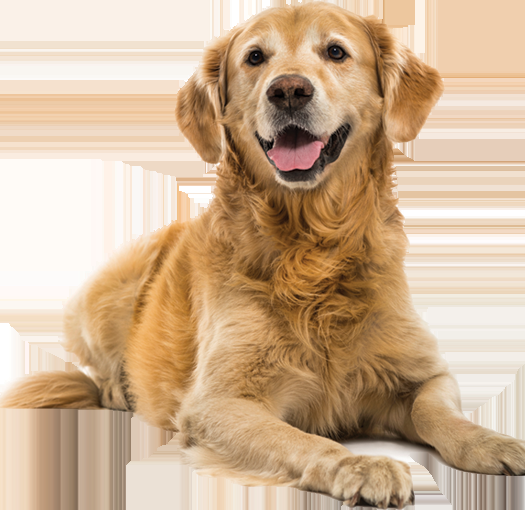
#> input picture pysim/Images/dog.png, 525 x 510 px
$ jupyter execute --allow-errors irs.ipynb
#> lines starting #> are read from the running program, lines starting #| are printed output that depends on the picture
[cell 1]
import numpy as np
import matplotlib.pyplot as plt
from scipy import ndimage
import cv2 as cv

np.random.seed = 42

[cell 2]
img = cv.imread("Images/dog.png", -1)
#> img is the input picture: shape (510, 525, 4); mean B, G, R, A 147.3, 177.4, 205.8, 125.4

grayscale = cv.cvtColor(img, cv.COLOR_BGR2GRAY)
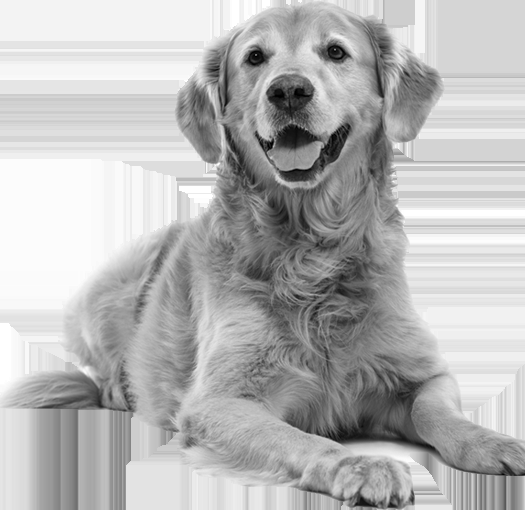
#> grayscale: shape (510, 525); min 0, max 255, mean 182.5

fig, (ax1, ax2) = plt.subplots(1, 2, figsize=(16, 8))
ax1.imshow(cv.cvtColor(img, cv.COLOR_BGR2RGB))
ax2.imshow(cv.cvtColor(grayscale, cv.COLOR_BGR2RGB))
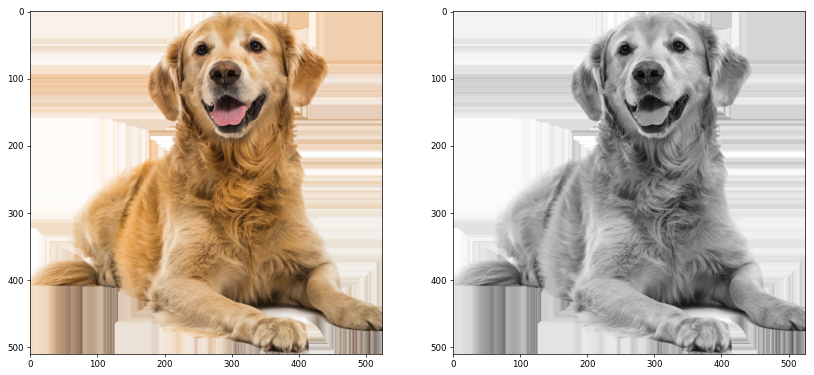
#> figure drawn by matplotlib, 2 panels

[cell 3]
G = 1  # Gravitational constant
c = 1  # Speed of light

[cell 4]
# Randomly distribute microlenses
N = 10
x = np.random.uniform(low=-1, high=1, size=N)
y = np.random.uniform(low=-1, high=1, size=N)

XI_i = np.stack((x, y), axis=1)  # Lens positions
M_i = np.array([np.ones(N)])  # Lens Masses

print(XI_i)
CoM = np.average(XI_i, axis=0, weights=M_i[0])

# ndimage.center_of_mass(X)  # Determine the center of mass of the distribution.
print(CoM)

plt.scatter(x, y)
plt.scatter(*CoM)
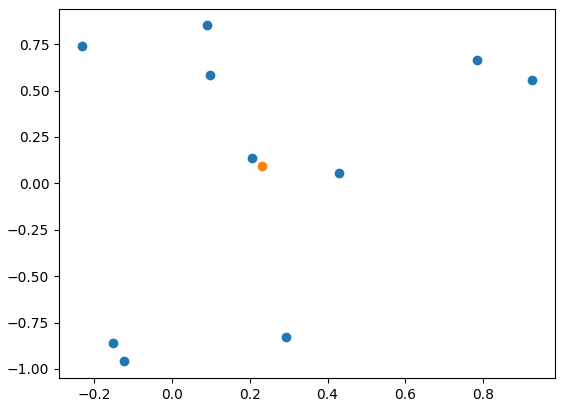
#> figure drawn by matplotlib, 1 panel

[cell 5]
# Distribute source(s)
N = 1
x = np.random.uniform(low=-1, high=1, size=N)
y = np.random.uniform(low=-1, high=1, size=N)

Y_i = np.stack((x, y), axis=1)  # Lens positions
M_i = np.array([np.ones(N)])  # Lens Masses

plt.scatter(x, y)
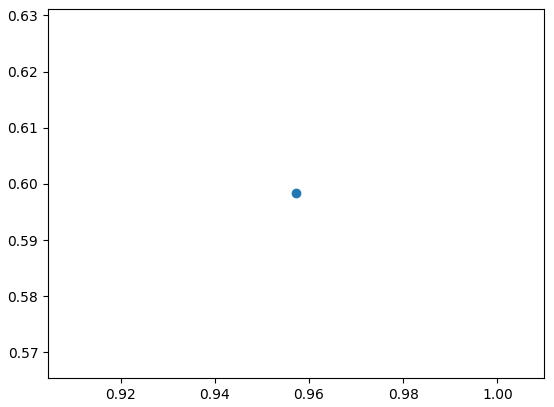
#> figure drawn by matplotlib, 1 panel

[cell 6]
x = np.array([[-0.2, 0.6]])
print(x.shape)
diff = x - XI_i

M_i = np.array([[1, 2, 3, 4, 5, 6, 7, 8, 9, 0]])
print(M_i.shape)
stuff = M_i.T * (x - XI_i) / np.linalg.norm(x - XI_i)
print(stuff)
print(np.sum(stuff, axis=0))
a = np.arange(12).reshape(4, 3)
print(a.sum(axis=0))
print(np.sum(a, axis=0))
np.sum(stuff)

[cell 7]
def deflection_vector_point_masses(XI_1, XI_2, XI_i, M_i):
    """
    Calculates the deflection vector for light at position XI on the image plane,
    due to point masses M_i scattered at locations XI_i on the image plane.
    :param XI_1: first component of position vector of the light on image plane.
    :param XI_2: second component of position vector of the light on image plane.
    :param XI_i: (N, 2) np.array: positions of point masses on image plane.
    :param M_i: (1, N) np.array: the masses of the point masses.
    :return: (1, 2) np.array: the position vector of deflection angle.
    """
    XI = np.array([[XI_1, XI_2]])
    deflection_vector = 4 * G / c ** 2 * np.sum(M_i.T * (XI - XI_i) / np.linalg.norm(XI - XI_i), axis=0)

    return deflection_vector


deflection_vector_point_masses(-0.2, 0.6, XI_i, M_i)

[cell 8]
# Calculate the deflection vector along horizontal axis
xs = np.linspace(-1, 1, 100)
ys = np.zeros(100)

def_vecs = []
for x, y in zip(xs, ys):
    def_vecs.append(deflection_vector_point_masses(x, y, XI_i, M_i))

def_vecs

[cell 9]
def deflection_vector_point_masses(XI_1, XI_2, XI_i, M_i):
    """
    Calculates the deflection vector for light at position XI on the image plane,
    due to point masses M_i scattered at locations XI_i on the image plane.
    :param XI_1: first component of position vector of the light on image plane.
    :param XI_2: second component of position vector of the light on image plane.
    :param XI_i: (N, 2) np.array: positions of point masses on image plane.
    :param M_i: (1, N) np.array: the masses of the point masses.
    :return: (1, 2) np.array: the position vector of deflection angle.
    """
    XI = np.array([XI_1, XI_2])

    #print(XI)
    deltaXI = XI - XI_i.T

    deflection_vector = 4 * G / c ** 2 * np.sum(M_i.T * (XI - XI_i) / np.linalg.norm(XI - XI_i), axis=0)

    return deflection_vector


x, y = np.linspace(-1, 1, 100), np.linspace(-1, 1, 100)
X, Y = np.meshgrid(x, y)
#> (the rest of this cell did not finish here and is left out)

[cell 10]
x, y = 2, 5
X = np.array([[x, y]])

[cell 11]
# Calculate the deflection vector for all points on the image plane.

x, y = np.linspace(-1, 1, 100), np.linspace(-1, 1, 100)
X, Y = np.meshgrid(x, y)


def deflection(x, y, XI_i, M_i):
    X = np.array([[x, y]])
    alpha = np.array([[0, 0]])
    for i in range(len(XI_i)):
        xi, m = XI_i[i], M_i[i]
        X += m * (X - xi) / np.linalg.norm(X - xi)
    return 4 * G / c ** 2 * alpha


#> (the rest of this cell did not finish here and is left out)

[cell 12]
x, y = np.arange(5), np.arange(3)
X, Y = np.meshgrid(x, y)


def func(x, y):
    return x + y


#plt.imshow(func(X, Y))


def test(X, Y, XI_i):
    XI = np.array([[X, Y]])
    return XI_i - XI


#> (the rest of this cell did not finish here and is left out)

#> (a cell that did not finish here is left out)

[cell 14]
x = np.array((0, 2))
y = np.array((1, 3))
XI_i = np.stack((x, y), axis=1)
M_i = np.array((1, 2))

[cell 15]
print(XI_i)
print(M_i)
print(np.average(XI_i, axis=0, weights=M_i))

[cell 16]
# Randomly distribute microlenses
N = 10
xi = np.random.uniform(low=-1, high=1, size=N)
yi = np.random.uniform(low=-1, high=1, size=N)

M_i = np.ones(N)  # Lens Masses

plt.scatter(xi, yi)
plt.show()
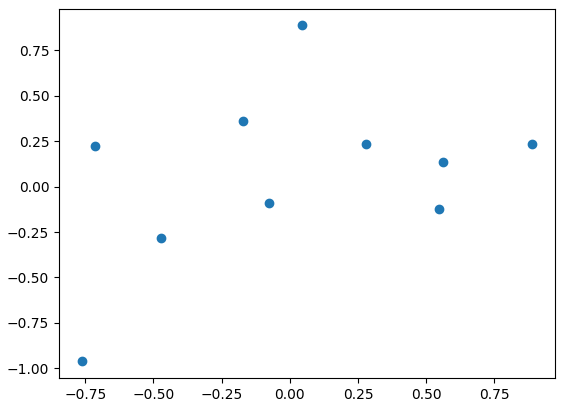
#> figure drawn by matplotlib, 1 panel
